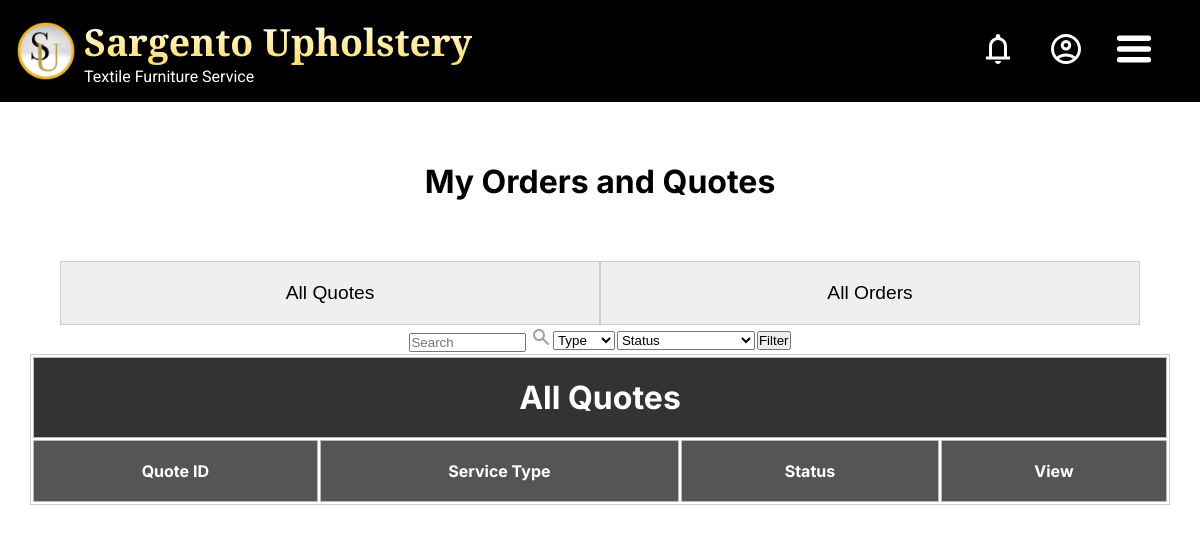
Page /my/orders_and_quotes.php (signed in) on the earlier database version.
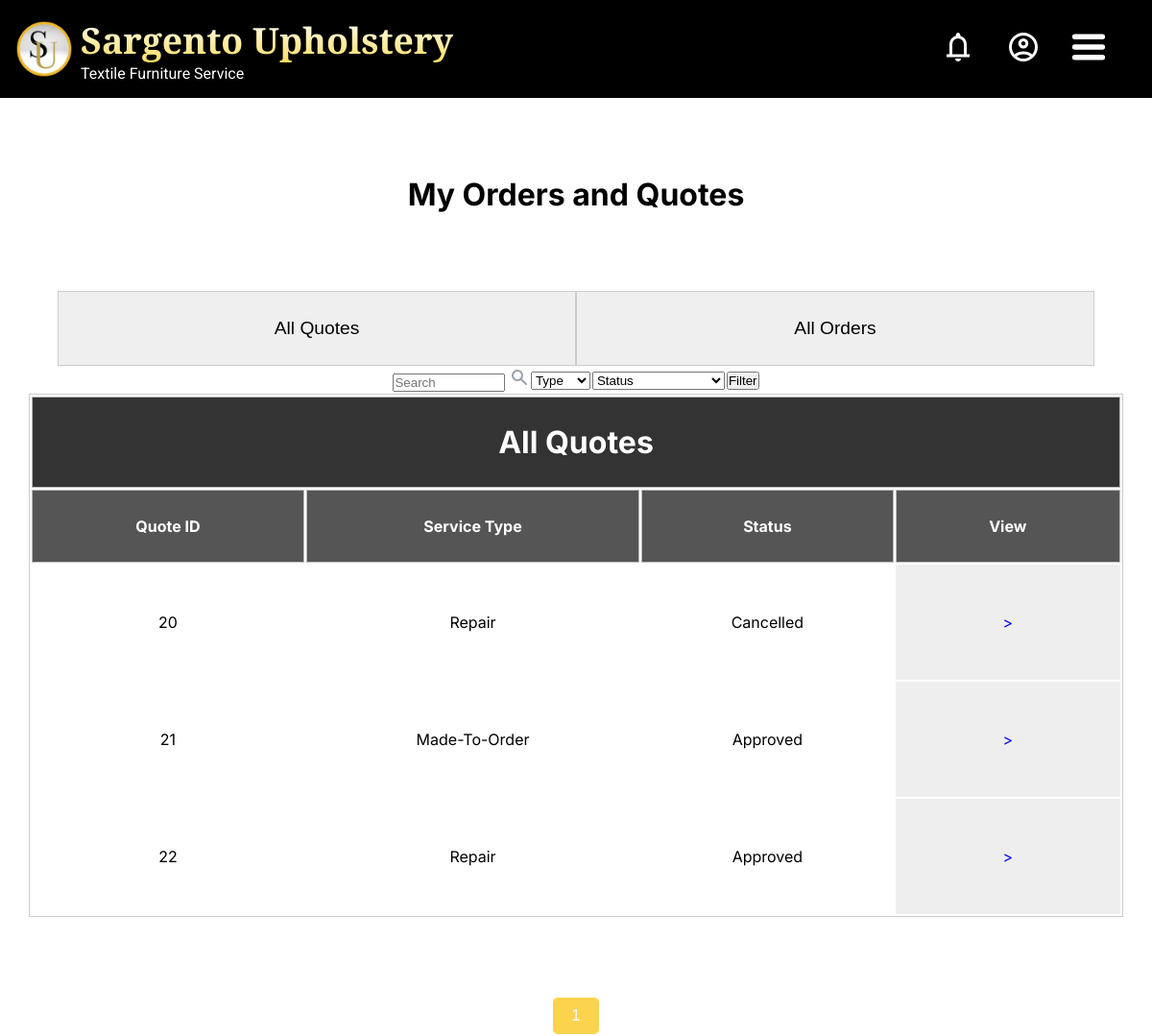
Same page on the later database version.
### tables this page shows
CREATE TABLE `quotes` (
  `quote_id` int NOT NULL,
  `customer_id` int DEFAULT NULL,
  `service_type` enum('','repair','mto') DEFAULT NULL,
  `total_price` float DEFAULT NULL,
  `quote_status` enum('pending','approved','modified','rejected','accepted','cancelled') DEFAULT 'pending',
  `created_at` timestamp NULL DEFAULT CURRENT_TIMESTAMP,
  `updated_at` timestamp NULL DEFAULT CURRENT_TIMESTAMP ON UPDATE CURRENT_TIMESTAMP
);

### my/orders_and_quotes.php (the view, shortened to what this page needs)
<!DOCTYPE html>
<html lang="en">
<head>
    <link rel="stylesheet" href="/css/global.css">
    <link rel="stylesheet" href="/css/orders_and_quotes.css">
</head>
<body>
    <?php
        require_once('../header.php');
        $results_per_page = 3;
        $page = isset($_GET['page']) ? intval($_GET['page']) : 1;
        $offset = ($page - 1) * $results_per_page;
        $quote_query = "SELECT * FROM `quotes` WHERE `customer_id` = :customer_id LIMIT :limit OFFSET :offset";
        $quote_stmt = $conn->prepare($quote_query);
        $quote_stmt->bindParam(':customer_id', $user_id, PDO::PARAM_INT);
        $quote_stmt->bindParam(':limit', $results_per_page, PDO::PARAM_INT);
        $quote_stmt->bindParam(':offset', $offset, PDO::PARAM_INT);
        $quote_stmt->execute();
        $quotes = $quote_stmt->fetchAll(PDO::FETCH_ASSOC);
        $total_quotes_query = "SELECT COUNT(*) FROM `quotes` WHERE `customer_id` = :customer_id";
        $total_quotes_stmt = $conn->prepare($total_quotes_query);
        $total_quotes_stmt->bindParam(':customer_id', $user_id, PDO::PARAM_INT);
        $total_quotes_stmt->execute();
        $total_quotes = $total_quotes_stmt->fetchColumn();
        $total_pages = ceil($total_quotes / $results_per_page);
    ?>
    <div class="onq">
        <h1 class="onq__title">My Orders and Quotes</h1>
        <div class="onq__tab-button-container">
            <button class="onq__tab-button onq__tab-button--quotes">All Quotes</button>
            <button class="onq__tab-button onq__tab-button--orders">All Orders</button>
        </div>
        <div class="onq__tab onq__tab--quotes" style="display:flex; flex-direction:column; align-items:center;">
        <form class="order-filters" method="get" action="">
                <table class="filter-table">
                    <tr>
                        <td>
                            <div class="input-search">
                                <input type="text" name="search-input" size="12" placeholder="Search">
                                <img src="../websiteimages/icons/Search.svg" alt="">
                            </div>
                        </td>
                        <td>
                            <select name="service-type" class="selector">
                                <option value="default">Type</option>
                            </select>
                        </td>
                        <td>
                            <select name="quote-status" class="selector">
                                <option value="default">Status</option>
                            </select>
                        </td>
                        <td>
                            <input type="submit" value="Filter">
                        </td>
                    </tr>
                </table>
            </form>
            <table class="onq__table">
                <thead>
                    <tr>
                        <th class="onq__th onq__th--quote onq__th--title" colspan="6">All Quotes</th>
                    </tr>
                </thead>
                <thead class="onq__thead   onq__thead--quotes">
                    <tr class="onq__tr   onq__tr--quotes">
                        <th class="onq__th   onq__th--quotes   onq__tcorner">Quote ID</th>
                        <th class="onq__th   onq__th--quotes">Service Type</th>
                        <th class="onq__th   onq__th--quotes">Status</th>
                        <th class="onq__th   onq__th--quotes   onq__tcorner">View</th>
                    </tr>
                </thead>
                <tbody class="onq__tbody   onq__tbody--quotes">
                    <?php
                        if($quotes) {
                            foreach ($quotes as $row) {
                                echo '
                                    <tr>
                                        <td class="onq__td onq__td--quote">' . htmlspecialchars($row["quote_id"]) . '</td>
                                        <td class="onq__td onq__td--quote">' . ucwords(str_replace('_', ' ', htmlspecialchars($row["service_type"] ?? 'N/A') == "mto" ? "Made-To-Order" : "Repair")) . '</td>
                                        <td class="onq__td onq__td--quote">' . ucwords(str_replace('_', ' ', htmlspecialchars($row["quote_status"] ?? 'N/A'))) . '</td>
                                        <td class="onq__td--edge">
                                            <a href="quotes.php?quote_id=' . htmlspecialchars($row["quote_id"]) . '">
                                                >
                                            </a>
                                        </td>
                                    </tr>
                                ';
                            }
                        }
                    ?>
                </tbody>
            </table>
            <div class="pagination">
                <?php for ($page = 1; $page <= $total_pages; $page++): ?>
                    <?php
                        $active_class = (isset($_GET['page']) && $page == $_GET['page']) ? 'active' : '';
                        if (!isset($_GET['page']) && $page === 1) {
                            $active_class = 'active';
                        }
                    ?>
                    <button onclick="window.location.href='orders_and_quotes.php?page=<?php echo $page; ?>'" class="pagination__button <?php echo $active_class; ?>"><?php echo $page; ?></button>
                <?php endfor; ?>
            </div>
        </div>
    </div>
</body>
</html>

### header.php (shortened to what this page needs)
<?php
    if (isset($_SESSION['user_id'])) {
        $user_id = $_SESSION['user_id'];
    }
?>
<header class="header">
    <a class="business-brand" href="/index.php">
        <img src="/websiteimages/sargento_logo.png" alt="" class="business-logo">
        <h1 class="business-name text-gold">Sargento Upholstery</h1>
        <h2 class="business-category">Textile Furniture Service</h2>
    </a>
    <nav class="main-menu">
        <div class="nav-icons">
            <?php
                if (isset($_SESSION['user_id'])) {
                    echo "
                        <div class='notif'>
                            <img class='notif__bell' src='/websiteimages/icons/bell-icon.svg' alt='' width='36px' height='36px'>
                    ";
                    echo "
                        </div>
                        <img src='/websiteimages/icons/account-icon.svg' alt='' id='account-btn' width='36px' height='36px'>
                        <div id='notifContainer' class='notif__container'>
                            <div id='notifContent' class='notif__content'>
                    ";
                    echo "
                            </div>
                        </div>
                    ";
                } else {
                    echo "
                        <a href='login.php'>
                            <img src='/websiteimages/icons/account-icon.svg' alt='' id='account-btn' width='36px' height='36px'>
                        </a>
                    ";
                }
            ?>
            <img src="/websiteimages/icons/menu-icon.svg" alt="" id="open-btn" width="36px" height="36px">
        </div>
    </nav>
</header>

### css/global.css (style rules this page uses)
:root { --fs-48: clamp(28px, 3.12vw, 48px); --fs-40: clamp(26px, 2.59vw, 40px); --fs-36: clamp(25px, 2.34vw, 36px); --fs-32: clamp(24px, 2.08vw, 32px); --fs-24: clamp(22px, 1.56vw, 24px); --fs-20: clamp(18px, 1.3vw, 20px); --fs-18: clamp(16px, 1.17vw, 18px); --fs-16: clamp(14px, 0.78vw, 16px); }
* { box-sizing: border-box; margin: 0; padding: 0; text-decoration: none; }
body { font-family: 'Playfair Display', sans-serif; }
.text-gold { background: linear-gradient(to bottom, #ffffff, #FFDC5C); -webkit-text-fill-color: transparent; -webkit-background-clip: text; }
.header { display: flex; align-items: center; justify-content: space-between; background-color: black; color: white; padding: 1em; position: relative; }
.business-brand { display: grid; grid-template-columns: repeat(2, max-content); column-gap: 0.5rem; row-gap: 0; }
.business-logo { width: 60px; height: 60px; grid-row: 1 / 3; display: flex; align-content: center; margin: auto 0; }
.business-name { font-size: var(--fs-48); width: max-content; }
.business-category { font-family: 'Roboto', sans-serif; font-weight: normal; font-size: var(--fs-18); color: white; }
.main-menu img { cursor: pointer; }
.nav-icons { display: flex; gap: 2rem; margin-right: 2rem; position: relative; }

### css/orders_and_quotes.css (style rules this page uses)
.onq { width: 100%; font-family: "Inter", sans-serif; display: flex; flex-direction: column; }
.onq__title { margin: 7.5vmin; text-align: center; }
.onq__tab-button-container { width: 90%; height: auto; display: flex; justify-content: center; margin: 0 5%; }
.onq__tab-button { width: 50%; height: auto; padding: 2.5vmin; font-size: larger; cursor: pointer; border: 1px solid #ccc; }
.onq__tab { width: 100%; height: auto; display: flex; justify-content: center; }
.onq__table { width: 95%; height: auto; border: 1px solid #ccc; margin: 5%; margin-top: 0; }
.onq__th { height: auto; border: 1px solid #bbb; padding: 2.5vmin; font-size: 100%; }
.onq__th, .onq__th--corner { background-color: #555; color: white; }
.onq__th--quote { width: calc(85%/4); }
.onq__th--title { padding: 2.5vmin; font-size: xx-large; background-color: #333; color: white; }
.onq__td { height: 15vh; text-align: center; }
.onq__td--alt, .onq__td--edge { background-color: #eee; }
.onq__td--quote { max-width: calc((77.5%/4)-5px); }
.onq__td--edge { min-width: calc((17.5%/2)-5px); height: 15vh; text-align: center; }
.pagination { margin-top: 20px; }
.pagination__button { background-color: #ccc; border: none; color: white; padding: 10px 20px; text-align: center; text-decoration: none; display: inline-block; font-size: 16px; margin: 4px 2px; cursor: pointer; border-radius: 5px; }
.pagination__button.active { background-color: #FCD34D; }

Differences in the rows shown:
added quotes: quote_id "20", service_type "Repair", quote_status "Cancelled"
added quotes: quote_id "21", service_type "Made-To-Order", quote_status "Approved"
added quotes: quote_id "22", service_type "Repair", quote_status "Approved"
Other differences:
new list line: "1"
